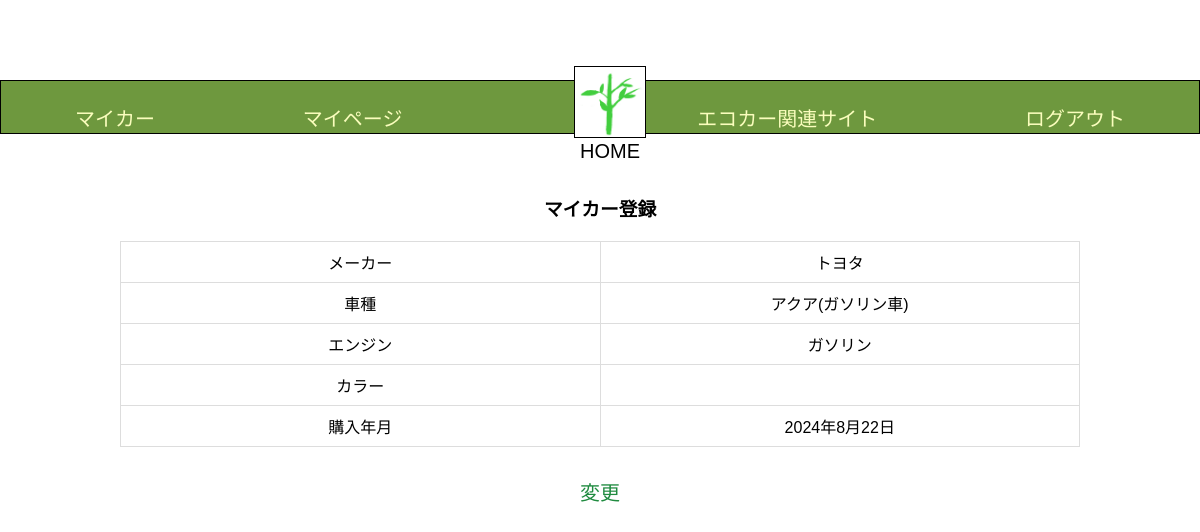
Screenshot of /Edrive/my_car/1 (signed in) with the database file from the repository.
### Edrive/models.py (models this page shows, shortened)
class BaseModel(models.Model):
    created_at = models.DateTimeField(auto_now_add=True)
    updated_at = models.DateTimeField(auto_now=True)
    class Meta:
        abstract = True

class Manufacturer(BaseModel):
    MANUFACTURER_CHOICES = [
        ('toyota', 'トヨタ'),
        ('honda', 'ホンダ'),
        ('daihatsu', 'ダイハツ'),
        ('nissan', 'ニッサン'),
    ]
    name = models.CharField(max_length=1000, default='default_name')
    manufacturer_name = models.CharField(max_length=70, choices=MANUFACTURER_CHOICES)
    class Meta:
        db_table = 'manufacturers'

class CarModel(BaseModel):
    CarModel_CHOICES = [
        ('AQUA', 'アクア'),
        ('ROOMY','ルーミー'),
        ('ALPHARD','アルファード'),
        ('RAIZE', 'ライズ'),
        ('N-BOX','エヌボックス'),
        ('FREED','フリード'),
        ('VEZEL', 'ヴェゼル'),
        ('CANBUS', 'ムーヴキャンバス'),
        ('Tanto','タント'),
        ('Rocky', 'ロッキー'),
        ('NOTE', 'ノート'),
        ('SERENA','セレナ'),
        ('DAYZ','デイズ'),
        ('X-TRAIL', 'エクストレイル'),
    ]
    EngineType_CHOICES = [
        ('gasoline', 'ガソリン'),
        ('hybrid', 'ハイブリッド'),
        ('other', 'その他'),
    ]
    Color_CHOICES = [
        ('red', 'レッド'),
        ('blue','ブルー'),
        ('white','ホワイト'),
        ('yellow', 'イエロー'),
        ('pink', 'ピンク'),
        ('green', 'グリーン'),
        ('black', 'ブラック'),
        ('purple', 'パープル'),
        ('grey', 'グレー'),
        ('brown', 'ブラウン'),
    ]
    name = models.CharField(max_length=1000, default='default_name')
    manufacturer = models.ForeignKey(Manufacturer, on_delete=models.CASCADE, null=True)
    car_model_name = models.CharField(max_length=120, choices=CarModel_CHOICES)
    engine_type = models.CharField(max_length=50, choices=EngineType_CHOICES)
    color = models.CharField(max_length=150, choices=Color_CHOICES)
    average_fuel_efficiency = models.FloatField(null=True, blank=True)
    car_group = models.CharField(max_length=200, null=True, default=None)
    class Meta:
        db_table = 'car_models'

class MyCar(BaseModel):
    name = models.CharField(max_length=1000, default='default_name')
    user = models.ForeignKey(User, related_name='mycars', on_delete=models.CASCADE)
    car_model = models.ForeignKey(CarModel, on_delete=models.CASCADE,null=True)
    purchase_on = models.DateField(null=True)
    next_oil_change_on = models.DateField(null=True)
    next_inspection_on = models.DateField(null=True)
    target_fuel_efficiency = models.FloatField(null=True, blank=True)
    class Meta:
        db_table = 'my_cars'

### Edrive/views.py (the view)
# urls.py: path('my_car/<int:pk>',MyCarView.as_view(), name = 'my_car'),
class  MyCarView(LoginRequiredMixin,View):
    template_name = 'my_car.html'
    def get(self, request, *args, **kwargs):
        user = request.user
        try:
            user_instance = User.objects.get(email=user.email)
        except User.DoesNotExist:
            user_instance = None
        if user_instance is None:
            return render(request, self.template_name)
        my_car = MyCar.objects.filter(user=user_instance).first()
        manufacturer_dict = {
            'toyota': 'トヨタ',
            'honda': 'ホンダ',
            'daihatsu': 'ダイハツ',
            'nissan': 'ニッサン',
        }
        car_model_dict = {
            'AQUA': 'アクア',
            'ROOMY': 'ルーミー',
            'ALPHARD': 'アルファード',
            'RAIZE': 'ライズ',
            'N-BOX': 'エヌボックス',
            'FREED': 'フリード',
            'VEZEL': 'ヴェゼル',
            'CANBUS': 'ムーヴキャンバス',
            'Tanto': 'タント',
            'Rocky': 'ロッキー',
            'NOTE': 'ノート',
            'SERENA': 'セレナ',
            'DAYZ': 'デイズ',
            'X-TRAIL': 'エクストレイル',
        }
        engine_type_dict = {
            'gasoline': 'ガソリン',
            'hybrid': 'ハイブリッド',
            'other': 'その他',
        }
        color_dict = {
            'red': 'レッド',
            'blue': 'ブルー',
            'white': 'ホワイト',
            'yellow': 'イエロー',
            'pink': 'ピンク',
            'green': 'グリーン',
            'black': 'ブラック',
            'purple': 'パープル',
            'grey': 'グレー',
            'brown': 'ブラウン',
        }
        if my_car:
            manufacturer_jp = "None"  # デフォルト値を設定
            if my_car.car_model.manufacturer is not None:
                manufacturer_name = my_car.car_model.manufacturer.manufacturer_name
                manufacturer_jp = manufacturer_dict.get(manufacturer_name, manufacturer_name)
            car_model_jp = car_model_dict.get(my_car.car_model.car_model_name, my_car.car_model.car_model_name)
            engine_type_jp = engine_type_dict.get(my_car.car_model.engine_type, my_car.car_model.engine_type)
            color_jp = color_dict.get(my_car.car_model.color, my_car.car_model.color)
        else:
            manufacturer_jp = None
            car_model_jp = None
            engine_type_jp = None
            color_jp = None
        context = {
            'user':user_instance,
            'mycars_instance': my_car,
            'manufacturer_jp': manufacturer_jp,
            'car_model_jp': car_model_jp,
            'engine_type_jp': engine_type_jp,
            'color_jp': color_jp,
        }
        return render(request, self.template_name, context)

### templates/my_car.html (shortened to what this page needs)
{% load static %}
<!DOCTYPE html>
<html lang="ja">
   <head>
      <link rel="stylesheet" href="{% static 'css/style.css' %}">
   </head>
   <body>
       <header class="header-container">
      <nav class="navbar navbar-expand-lg navbar-light bg-light">
        <a class="navbar-brand" href="{% url 'Edrive:my_car' user.pk %}">マイカー</a>
        <a class="navbar-brand" href="{% url 'Edrive:mypage' user.pk %}">マイページ</a>
        <div class="logo">
        <a href="{% url 'Edrive:home' %}" class="home-link">
             <img src = "{% get_media_prefix %}shinryoku.png"  alt = "ホーム">
             <p>HOME</p>
        </a>
        </div>
        <a class="navbar-brand" href="{% url 'Edrive:eco_car_site' %}">エコカー関連サイト</a>
        <a class="navbar-brand" href="{% url 'Edrive:logout' %}">ログアウト</a>
      </nav>
      </header>
        <div class="car-info">
        <h3>マイカー登録</h3>
            <table class="table table-bordered">
            <tbody>
                <tr>
                    <td style="width: 30%;">メーカー</td>
                    <td style="width: 30%;">{{ manufacturer_jp }}</td>
                </tr>
                <tr>
                    <td>車種</td>
                    <td>{{ car_model_jp }}</td>
                </tr>
                <tr>
                    <td>エンジン</td>
                    <td>{{ engine_type_jp }}</td>
                </tr>
                <tr>
                    <td>カラー</td>
                    <td>{{ color_jp }}</td>
                </tr>
                <tr>
                    <td>購入年月</td>
                    <td>{{ mycars_instance.purchase_on }}</td>
                </tr>
            </tbody>
            </table>
        <nav>
          <a class="navbar-brand" href="{% url 'Edrive:mycar_detail' user.pk %}">変更</a>
        </nav>
        </div>
    </body>
</html>

### static/css/style.css (style rules this page uses)
body { font-family: Arial, sans-serif; margin: 0; padding: 0; }
.header-container { text-align: center; background-color: #6e983e; padding: 1px 0; margin-top: 80px; position: relative; border:1px solid black; height:auto; }
.header-container a.navbar-brand { color: #fafdbd; text-decoration: none; font-weight: 400; padding: 0.5px; justify-content: space-around; }
.logo img { width:70px; height: 70px; border: 1px solid black; }
.navbar-brand { font-size: 20px; color: #fafdbd; display: flex; margin: 0; }
.navbar { display: flex; justify-content: space-around; align-items: center; padding: 0; margin: 10px 0 0 0; }
.logo .home-link { display: flex; flex-direction: column; align-items: center; position: absolute; text-decoration: none; margin: 0 10px; top: -15px; left: 50%; transform: translateX(-50%); width: 80px; height: 80px; }
.logo p { margin: 2px 0 100px 0; font-size: 20px; color: #000000; font-weight:400; }
.navbar-brand { display: flex; text-align: center; margin-top: 10px; }
.car-info h3 { margin-top: 60px; margin-bottom: 20px; text-align: center; }
.car-info .navbar-brand { color: #208b40; text-decoration: none; font-size:20px; display: block; margin: 30px auto; text-align: center; width:max-content; }
.table-bordered { width: 80%; margin: 0 auto; border-collapse: collapse; }
.table-bordered td, .table-bordered th { border: 1px solid #ddd; padding: 8px; text-align: center; width: auto; }

### rows the page displays
Manufacturer: name "トヨタ"
CarModel: car_model_name "アクア(ガソリン車)"
MyCar: purchase_on "2024年8月22日"

### other values shown
{{ engine_type_jp }} "ガソリン"
